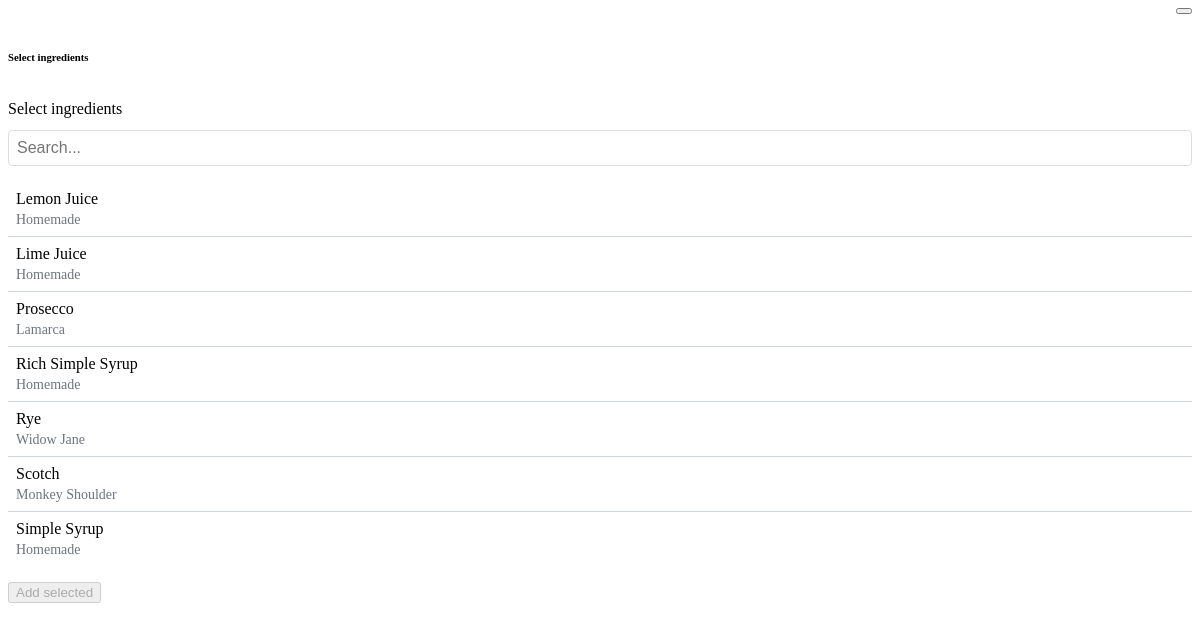
/cocktails/create/ingredient-search/, run on an earlier commit of the app's database.
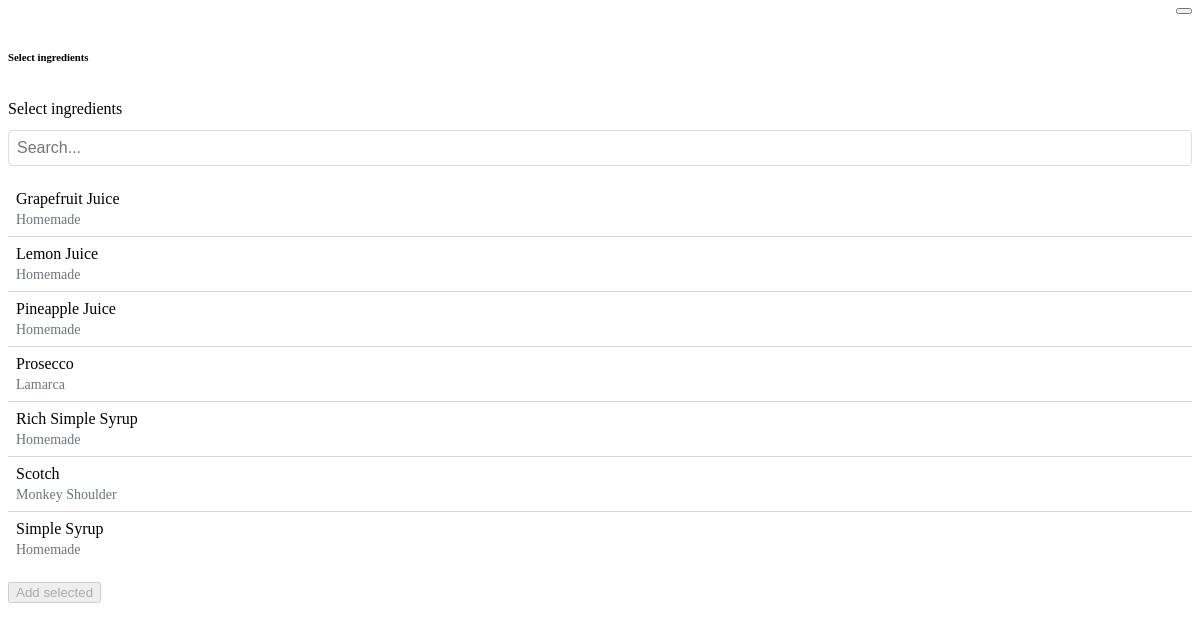
And on a later commit of the database.
### ingredients/models.py (models this page shows, shortened)
class Ingredient(models.Model):
    TYPE_CHOICES = [
        ('spirit', 'Spirit'),
        ('modified_spirit', 'Modified Spirit'),
        ('citrus', 'Citrus'),
        ('bitters', 'Bitters'),
        ('liqueur', 'Liqueur'),
        ('sweetener', 'Sweetener'),
        ('fruit_puree', 'Fruit/Puree'),
        ('herb_spice', 'Herb/Spice'),
        ('garnish', 'Garnish'),
        ('dairy_cream', 'Dairy/Cream'),
        ('syrup_flavoring', 'Syrup/Flavoring'),
        ('vegetable', 'Vegetable'),
        ('wine_fortified_wine', 'Wine/Fortified Wine'),
        ('extract', 'Extract'),
        ('ice', 'Ice'),
    ]
    name = models.CharField(max_length=100)
    ingredient_type = models.CharField(max_length=20, choices=TYPE_CHOICES)
    brand = models.CharField(max_length=100, blank=True, null=True)
    abv = models.DecimalField("Alcohol by Volume (%)", max_digits=5, decimal_places=2, blank=True, null=True)
    sweetness = models.DecimalField("Sweetness (%)", max_digits=5, decimal_places=2, blank=True, null=True)
    acid = models.DecimalField("Acid (%)", max_digits=5, decimal_places=2, blank=True, null=True)
    instructions = models.TextField("How to create", blank=True, null=True)

### ingredients/views.py (the view)
# urls.py: path('create/ingredient-search/',IngredientComponentListView.as_view(),name='cocktail-ingredient-search'),
class IngredientComponentListView(ListView):
    model = Ingredient
    context_object_name = 'ingredients'
    template_name = 'ingredients/partials/cocktail_ingredient_search.html'
    def get_queryset(self):
        return Ingredient.objects.all().order_by("name")

### ingredients/templates/ingredients/partials/cocktail_ingredient_search.html (shortened to what this page needs)
{% load static %}
<div class="ingredient-search-comp">
    <div class="form-group ingredient-search-header">
        <button class="modal-header__closeImg" data-dismiss="modal">
        </button>
        <h6>Select ingredients</h6>
        <label for="search" class="sr-only">Select ingredients</label>
        <input class="ingredient-search-input" type="text" name="search" placeholder="Search...">
    </div>
    <div class="ingredient-search__container">
        {% for ingredient in ingredients %}
        <div
            class="ingredient-search-item"
            data-id="ingredient-{{ingredient.id}}"
            data-toggle="select">
            <div class="ingredient-item-header">
                <h6>{{ ingredient.name }}</h6>
                <small>{{ ingredient.brand }}</small>
            </div>
        </div>
        {% endfor %}
    </div>
    <div class="ingredient-search-footer">
        <button id="ingredient-add-button" type="text" class="button button-primary" disabled data-dismiss="modal">Add selected</button>
    </div>
</div>

### ingredients/templates/ingredients/partials/cocktail_ingredient_search.html (style rules this page uses)
.ingredient-search-comp { display: flex; flex-direction: column; max-height: 80vh; border-radius: .5rem; }
.ingredient-search-header { margin-bottom: 16px; display: flex; flex-direction: column; gap: .75rem; }
.ingredient-search-header button { align-self: flex-end; }
.ingredient-search-input { width: 100%; padding: 8px; font-size: 16px; border: 1px solid #ddd; border-radius: 4px; }
.ingredient-search__container { flex: 1; overflow-y: auto; border-radius: 4px; }
.ingredient-search-item { display: flex; justify-content: space-between; cursor: pointer; align-items: center; padding: .5rem; border-bottom: 1px solid #ced4da; transition: background-color 0.2s ease; }
.ingredient-search-item:last-child { border-bottom: none; }
.ingredient-item-header { display: flex; flex-direction: column; align-items: flex-start; }
.ingredient-item-header h6 { margin-bottom: .25rem; margin-top: 0; font-size: 1rem; font-weight: 500; }
.ingredient-item-header small { color: #6c757d; font-size: .875rem; }
.ingredient-search-footer { display: block; width: 100%; margin-top: 1rem; }

What changed in the data, as far as the page shows it:
removed Ingredient: name "Lime Juice", brand "Homemade"
removed Ingredient: name "Rye", brand "Widow Jane"
added Ingredient: name "Grapefruit Juice", brand "Homemade"
added Ingredient: name "Pineapple Juice", brand "Homemade"
